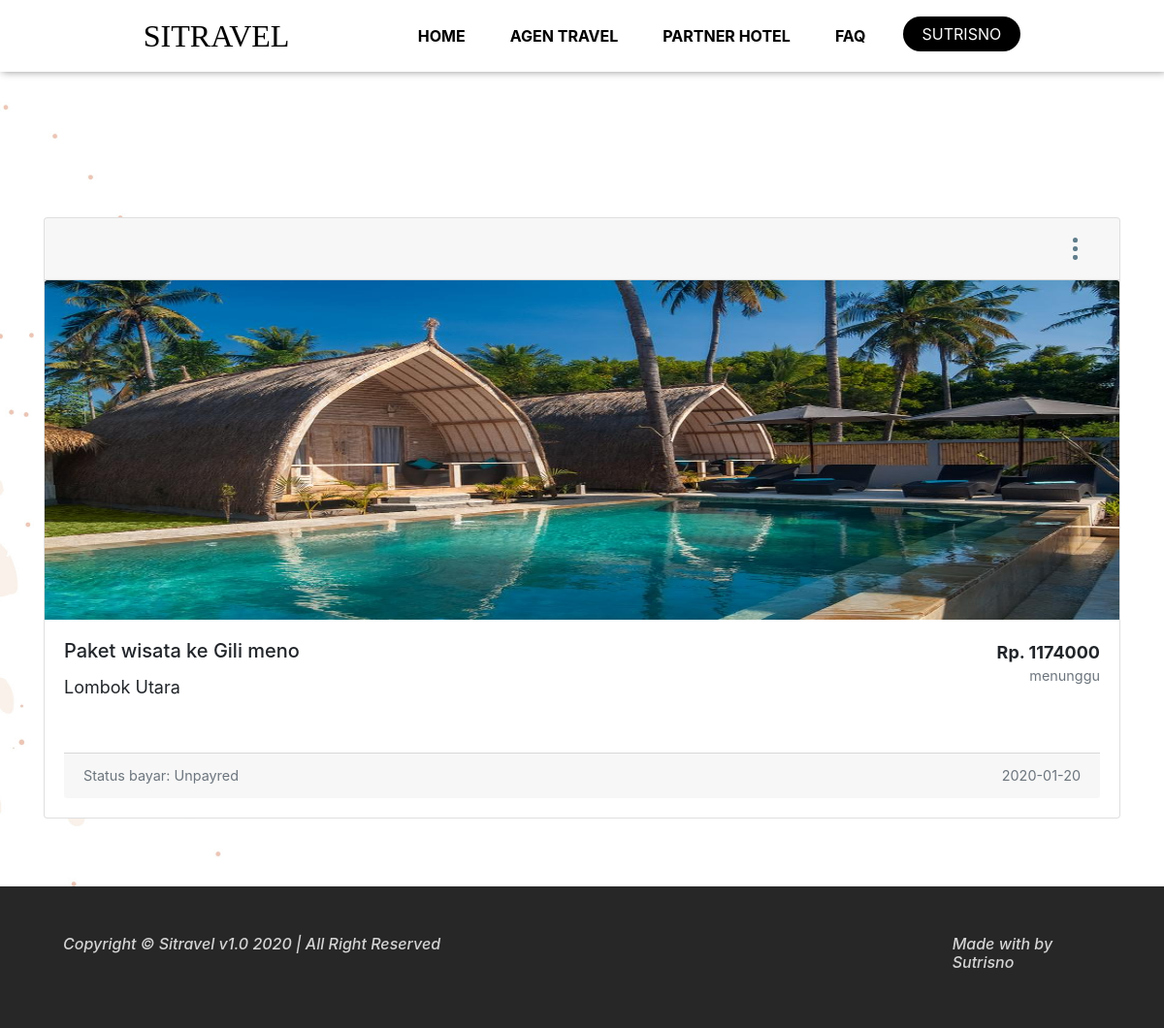
Page /DaftarPesanan.php (signed in) on the committed database.
### tables this page shows
CREATE TABLE `tb_paketwisata` (
  `Id_paket` char(50) NOT NULL,
  `Gambar` text NOT NULL,
  `Nama` varchar(255) NOT NULL,
  `Deskripsi` text NOT NULL,
  `Id_hotel` char(50) NOT NULL,
  `Alamat` text NOT NULL,
  `Biaya` double NOT NULL
);

CREATE TABLE `tb_pembayaran` (
  `Id_tagihan` char(100) NOT NULL,
  `Id_transaksi` char(50) NOT NULL,
  `biaya_hotel` double NOT NULL,
  `Harga_jemput` double NOT NULL,
  `Total_bayar` double NOT NULL,
  `Status_bayar` char(50) NOT NULL,
  `Bukti_pembayaran` text DEFAULT NULL
);

CREATE TABLE `tb_pemesanan` (
  `Id_transaksi` char(50) NOT NULL,
  `Ktp` char(30) NOT NULL,
  `Id_paket` char(50) NOT NULL,
  `Tgl_pesan` char(50) NOT NULL,
  `Tgl_berakhir` char(50) NOT NULL,
  `Id_lokasi` char(50) NOT NULL,
  `Durasi` int(11) NOT NULL,
  `Total_pengunjung` int(11) NOT NULL,
  `status_Pemesanan` varchar(100) NOT NULL,
  `Id_agen` char(50) NOT NULL
);

### config/FunctionTampil.php (called while the page is built)
<?php
include "koneksi.php";
function query($tampil)
{
  global $con;
  $result = mysqli_query($con, $tampil);
  $rows = [];
  while ($row = mysqli_fetch_assoc($result)) {
    $rows[] = $row;
  }
  return $rows;
}

### DaftarPesanan.php (the view, shortened to what this page needs)
<?php
require "config/FunctionTampil.php";
require "Header/header.php"
?>
<?php
$nama = $_SESSION['Username'];
$result = mysqli_query($con, "SELECT * FROM `tb_costumer` WHERE Nama LIKE '%$nama%'");
$rows = mysqli_fetch_assoc($result);
$ktp = $rows['Ktp'];
$pesanan = query("SELECT * FROM tb_paketwisata
                                    INNER JOIN tb_pemesanan
                                    ON tb_paketwisata.Id_paket = tb_pemesanan.Id_paket
                                    INNER JOIN tb_pembayaran
				                    ON tb_pemesanan.Id_transaksi = tb_pembayaran.Id_transaksi
                                    WHERE tb_pemesanan.Ktp = '$ktp' ORDER BY tb_pemesanan.Id_transaksi DESC");
?>
    <nav class="navbar navbar-expand-lg navbar-light" style=" background-color: rgba(255, 255, 255, 100);
        box-shadow: 2px 0px 8px 0px rgb(145, 145, 145);">
        <div class="container-fluid">
            <a class="navbar-brand" href="#">SITravel</a>
            <div class="collapse navbar-collapse" id="navbarNavAltMarkup">
                <div class="navbar-nav ml-auto">
                    <a class="nav-item nav-link" href="index.php">Home <span class="sr-only">(current)</span></a>
                    <a class="nav-item nav-link" href="Agen.php">Agen Travel</a>
                    <a class="nav-item nav-link" href="hotel.php">Partner Hotel</a>
                    <a class="nav-item nav-link" href="faq.php">FAQ</a>
                    <?php if (isset($_SESSION["Username"])) : ?>
                        <div class="dropdown">
                            <a class="nav-item btn btn-dark btn-tombol" href="#" style="border-radius: 50px"
                               type="button"
                               id="dropdownMenuButton" data-toggle="dropdown" aria-haspopup="true"
                               aria-expanded="false"><?= $_SESSION["Username"]; ?></a>
                        </div>
                    <?php endif; ?>
                </div>
            </div>
        </div>
    </nav>
    <div class="container" style="margin-top: 200px; font-size: large">
        <?php foreach ($pesanan as $rowsPesanan) : ?>
            <div class="card mb-3">
                <div class="card-header" style="text-align: right">
                    <div class="btn-group dropright">
                        <button type="button" class="btn btn-link " data-toggle="dropdown"
                                aria-haspopup="true" aria-expanded="false">
                            <img src="asset/icon/menu.png" alt="" style="height: 25px">
                        </button>
                    </div>
                </div>
                <img src="asset/Upload/Paket/<?= $rowsPesanan["Gambar"]; ?>" class="card-img-top" alt="..."
                     style="height: 350px; max-height:350px">
                <div class="card-body">
                    <div class="row">
                        <div class="col-lg">
                            <h5 class="card-title"><?= $rowsPesanan['Nama']; ?></h5>
                            <p class="card-text"><?= $rowsPesanan['Alamat']; ?></p>
                        </div>
                        <div class="col-lg" style="text-align: right">
                            <b>Rp. <?= $rowsPesanan['Total_bayar']; ?></b>
                            <p class="card-text"><small
                                        class="text-muted"><?= $rowsPesanan['status_Pemesanan']; ?></small></p>
                        </div>
                    </div>
                    <br>
                    <br>
                    <div class="card-footer" style="text-align: right">
                        <div class="row">
                            <div class="col-lg" style="text-align: left">
                                <p class="card-text"><small class="text-muted">Status
                                        bayar: <?= $rowsPesanan['Status_bayar']; ?></small></p>
                            </div>
                            <div class="col-lg" style="text-align: right">
                                <p class="card-text"><small
                                            class="text-muted"><?= $rowsPesanan['Tgl_pesan']; ?></small>
                                </p>
                            </div>
                        </div>
                    </div>
                </div>
            </div>
        <?php endforeach; ?>
    </div>
<?php
require "Header/footer.php"
?>

### asset/css/style.css (style rules this page uses)
body { background-image: url(../bg.jpg); background-position: 0 -100px; background-attachment: fixed; background-size: cover; }
.navbar { position: relative; z-index: 1; }
.navbar-brand { font-family: Viga; font-size: 32px; text-transform: uppercase; }
.container-fluid { width: 80%; }
.btn-tombol { text-transform: uppercase; border-radius: 100px; padding-left: 20px; padding-right: 20px; border: 0px; }
@media (min-width: 992px) { .navbar { background-color: transparent; transition: 1.2s; background-color: rgba(22, 22, 22, 0); position: fixed; top: 0; right: 0; left: 0; z-index: 1030 } }
@media (min-width: 992px) { .navbar-brand, .nav-link.shrink { color: black !important; text-shadow: 1px 1px 1px rgba(237, 237, 237, 0.91); } }
@media (min-width: 992px) { .nav-link { margin-right: 30px; text-transform: uppercase; font-weight: bold; color: black !important; text-shadow: 1px 1px 1px rgba(237, 237, 237, 0.91); } }
@media (min-width: 992px) { .btn-tombol { color: #fcfcfc !important; text-shadow: 1px 1px 1px rgba(6, 6, 6, 0.91); } }
@media (min-width: 992px) { .btn-dark { background: black; border: 0px; border-radius: 10px; } }

### rows in the picture
tb_paketwisata: Gambar (picture), Nama "Paket wisata ke Gili meno", Alamat "Lombok Utara", tb_pembayaran.Total_bayar "1174000", tb_pemesanan.status_Pemesanan "menunggu", tb_pembayaran.Status_bayar "Unpayred", tb_pemesanan.Tgl_pesan "2020-01-20"

### other values in the picture
$_SESSION["Username"] "SUTRISNO"
